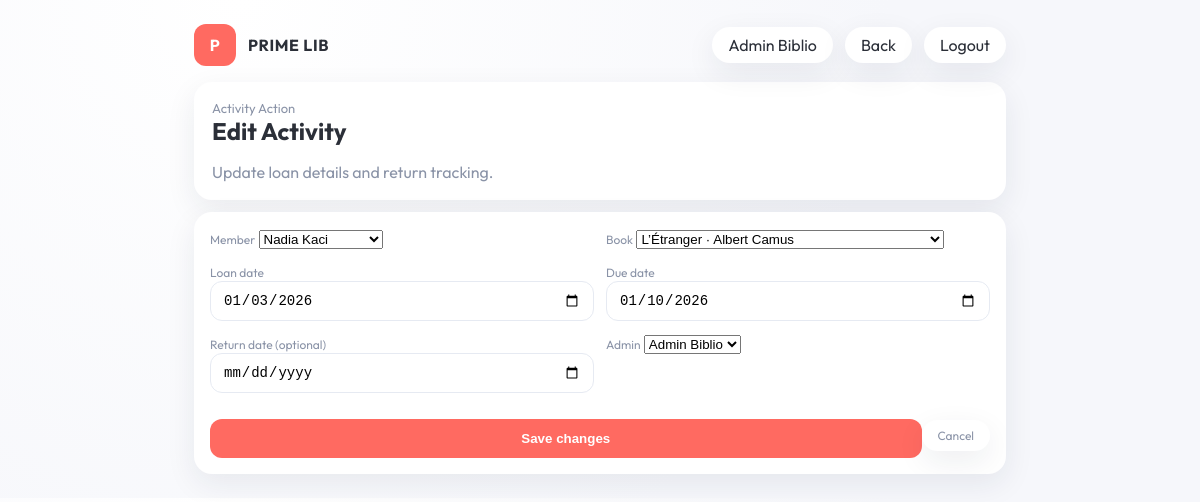
The app's page /pages/admin/edit_emprunt.php?id=2 (signed in) with its own data.
### tables this page shows
CREATE TABLE emprunt (
  id_emprunt INT AUTO_INCREMENT PRIMARY KEY,
  date_emprunt DATE NOT NULL,
  date_retour_prevue DATE NOT NULL,
  date_retour_effective DATE NULL,

  id_utilisateur INT NOT NULL,
  id_livre INT NOT NULL,
  id_admin INT NULL,  

  CONSTRAINT fk_emprunt_utilisateur
    FOREIGN KEY (id_utilisateur) REFERENCES utilisateur(id_utilisateur)
    ON UPDATE CASCADE
    ON DELETE CASCADE,

  CONSTRAINT fk_emprunt_livre
    FOREIGN KEY (id_livre) REFERENCES livre(id_livre)
    ON UPDATE CASCADE
    ON DELETE CASCADE,

  CONSTRAINT fk_emprunt_admin
    FOREIGN KEY (id_admin) REFERENCES admin(id_admin)
    ON UPDATE CASCADE
    ON DELETE SET NULL
);

CREATE TABLE utilisateur (
  id_utilisateur INT AUTO_INCREMENT PRIMARY KEY,
  nom    VARCHAR(100) NOT NULL,
  prenom VARCHAR(100) NOT NULL,
  email  VARCHAR(150) NOT NULL UNIQUE,
  mot_de_passe VARCHAR(255) NOT NULL,
  id_admin INT,   

  CONSTRAINT fk_utilisateur_admin
    FOREIGN KEY (id_admin) REFERENCES admin(id_admin)
    ON UPDATE CASCADE
    ON DELETE SET NULL
);

CREATE TABLE livre (
  id_livre INT AUTO_INCREMENT PRIMARY KEY,
  titre  VARCHAR(200) NOT NULL,
  auteur VARCHAR(150) NOT NULL,
  genre  VARCHAR(80),
  annee_publication INT,
  etat_disponibilite VARCHAR(30) NOT NULL,  
  cover_url VARCHAR(255) NULL,

  id_admin INT,  
  CONSTRAINT fk_livre_admin
    FOREIGN KEY (id_admin) REFERENCES admin(id_admin)
    ON UPDATE CASCADE
    ON DELETE SET NULL
);

### includes/auth.php (called while the page is built, shortened)
<?php
function auth_user(): ?array
{
    return $_SESSION['auth_user'] ?? null;
}
?>

### pages/admin/edit_emprunt.php (the view, shortened to what this page needs)
<?php
require_once __DIR__ . '/../../includes/auth.php';
$authUser = auth_user();
$authDisplayName = trim((string)($authUser['prenom'] ?? '') . ' ' . (string)($authUser['nom'] ?? ''));
function e(string $value): string {
  return htmlspecialchars($value, ENT_QUOTES, 'UTF-8');
}
$id = (int)($_GET['id'] ?? 0);
$loan = null;
$stmt = $conn->prepare('SELECT id_emprunt, date_emprunt, date_retour_prevue, date_retour_effective, id_utilisateur, id_livre, id_admin FROM emprunt WHERE id_emprunt = ? LIMIT 1');
$stmt->bind_param('i', $id);
$stmt->execute();
$result = $stmt->get_result();
if ($result && $result->num_rows > 0) {
  $loan = $result->fetch_assoc();
}
$users = [];
$userResult = $conn->query('SELECT id_utilisateur, prenom, nom FROM utilisateur ORDER BY prenom, nom');
if ($userResult) {
  while ($row = $userResult->fetch_assoc()) {
    $users[] = $row;
  }
}
$books = [];
$bookResult = $conn->query('SELECT id_livre, titre, auteur FROM livre ORDER BY titre');
if ($bookResult) {
  while ($row = $bookResult->fetch_assoc()) {
    $books[] = $row;
  }
}
$admins = [];
$adminResult = $conn->query('SELECT id_admin, prenom, nom FROM admin ORDER BY prenom, nom');
if ($adminResult) {
  while ($row = $adminResult->fetch_assoc()) {
    $admins[] = $row;
  }
}
?>
<!DOCTYPE html>
<html lang="en">
<head>
  <link rel="stylesheet" href="../../Assets/css/styles.css" />
</head>
<body>
  <main class="main" style="padding:24px;max-width:860px;margin:0 auto;">
    <header class="topbar" style="margin-bottom:16px;">
      <div class="brand">
        <div class="brand-icon">P</div>
        <div class="brand-text"><div class="brand-name">PRIME LIB</div></div>
      </div>
      <div class="top-actions">
        <span class="pill" style="cursor:default;"><?= e($authDisplayName !== '' ? $authDisplayName : 'Admin') ?></span>
        <a class="pill" href="emprunts.php">Back</a>
        <a class="pill" href="../../logout.php">Logout</a>
      </div>
    </header>
    <section class="content">
      <div class="panel">
        <div class="stat-label">Activity Action</div>
        <h1>Edit Activity</h1>
        <div class="user-role">Update loan details and return tracking.</div>
      </div>
      <div class="table-card" style="margin-top:12px;">
        <form class="form" method="post" action="../../actions/admin/update_emprunt.php">
          <div style="display:grid;grid-template-columns:1fr 1fr;gap:12px;">
            <div>
              <label for="id_utilisateur">Member</label>
              <select id="id_utilisateur" name="id_utilisateur" required>
                <?php foreach ($users as $user): ?>
                  <option value="<?= e((string)$user['id_utilisateur']) ?>" <?= (int)$loan['id_utilisateur'] === (int)$user['id_utilisateur'] ? 'selected' : '' ?>>
                    <?= e(trim((string)$user['prenom'] . ' ' . (string)$user['nom'])) ?>
                  </option>
                <?php endforeach; ?>
              </select>
            </div>
            <div>
              <label for="id_livre">Book</label>
              <select id="id_livre" name="id_livre" required>
                <?php foreach ($books as $book): ?>
                  <option value="<?= e((string)$book['id_livre']) ?>" <?= (int)$loan['id_livre'] === (int)$book['id_livre'] ? 'selected' : '' ?>>
                    <?= e((string)$book['titre']) ?> · <?= e((string)$book['auteur']) ?>
                  </option>
                <?php endforeach; ?>
              </select>
            </div>
          </div>
          <div style="display:grid;grid-template-columns:1fr 1fr;gap:12px;">
            <div>
              <label for="date_emprunt">Loan date</label>
              <input id="date_emprunt" name="date_emprunt" type="date" required value="<?= e((string)$loan['date_emprunt']) ?>" />
            </div>
            <div>
              <label for="date_retour_prevue">Due date</label>
              <input id="date_retour_prevue" name="date_retour_prevue" type="date" required value="<?= e((string)$loan['date_retour_prevue']) ?>" />
            </div>
          </div>
          <div style="display:grid;grid-template-columns:1fr 1fr;gap:12px;">
            <div>
              <label for="date_retour_effective">Return date (optional)</label>
              <input id="date_retour_effective" name="date_retour_effective" type="date" value="<?= e((string)($loan['date_retour_effective'] ?? '')) ?>" />
            </div>
            <div>
              <label for="id_admin">Admin</label>
              <select id="id_admin" name="id_admin">
                <?php foreach ($admins as $admin): ?>
                  <option value="<?= e((string)$admin['id_admin']) ?>" <?= (int)($loan['id_admin'] ?? 0) === (int)$admin['id_admin'] ? 'selected' : '' ?>>
                    <?= e(trim((string)$admin['prenom'] . ' ' . (string)$admin['nom'])) ?>
                  </option>
                <?php endforeach; ?>
              </select>
            </div>
          </div>
          <div class="auth-actions" style="margin-top:8px;">
            <button class="auth-button" type="submit">Save changes</button>
            <a class="pill" href="emprunts.php">Cancel</a>
          </div>
        </form>
      </div>
    </section>
  </main>
</body>
</html>

### Assets/css/styles.css (style rules this page uses)
:root { --bg: #f6f7fb; --card: #ffffff; --text: #2b2f38; --muted: #8a93a7; --accent: #ff6a61; --blue: #4c7cff; --green: #1ec98b; --gold: #f4c45c; --teal: #18c0b5; --shadow: 0 10px 30px rgba(31, 38, 67, 0.08); --radius: 18px; }
* { box-sizing: border-box; }
body a { text-decoration: none; color: inherit; }
body { margin: 0; font-family: 'Outfit', sans-serif; color: var(--text); background: radial-gradient(circle at 20% 0%, #ffffff 0%, var(--bg) 60%); }
.form { display: grid; gap: 12px; }
.form label { font-size: 12px; color: var(--muted); }
.form input { width: 100%; border: 1px solid #e6eaf2; background: #fff; border-radius: 12px; padding: 10px 12px; font-size: 14px; outline: none; }
.auth-actions { display: flex; justify-content: space-between; align-items: center; margin-top: 6px; font-size: 12px; color: var(--muted); }
.auth-button { border: none; background: var(--accent); color: #fff; padding: 12px 16px; border-radius: 12px; font-weight: 600; cursor: pointer; width: 100%; margin-top: 6px; }
.brand { display: flex; align-items: center; gap: 12px; font-weight: 700; letter-spacing: 0.04em; }
.brand-icon { width: 42px; height: 42px; border-radius: 12px; background: var(--accent); color: #fff; display: grid; place-items: center; font-weight: 700; }
.main { padding: 24px 32px 40px; }
.topbar { display: flex; justify-content: space-between; align-items: center; margin-bottom: 20px; }
.top-actions { display: flex; gap: 12px; }
.table-card { background: var(--card); border-radius: var(--radius); box-shadow: var(--shadow); padding: 16px; overflow: hidden; }
.pill, .user-pill { border: none; background: #ffffff; border-radius: 999px; padding: 8px 16px; display: flex; align-items: center; gap: 10px; box-shadow: var(--shadow); cursor: pointer; }
.user-role { color: var(--muted); }
.content h1 { margin: 0 0 16px; font-size: 24px; }
.stat-label { color: var(--muted); font-size: 13px; }
.panel { background: var(--card); border-radius: var(--radius); padding: 18px; box-shadow: var(--shadow); }

### records on screen
emprunt: id_utilisateur "Nadia Kaci", id_livre "L’Étranger · Albert Camus", date_emprunt "01/03/2026", date_retour_prevue "01/10/2026", id_admin "Admin Biblio"

### other values on screen
$authDisplayName !== '' ? $authDisplayName : 'Admin' "Admin Biblio"
